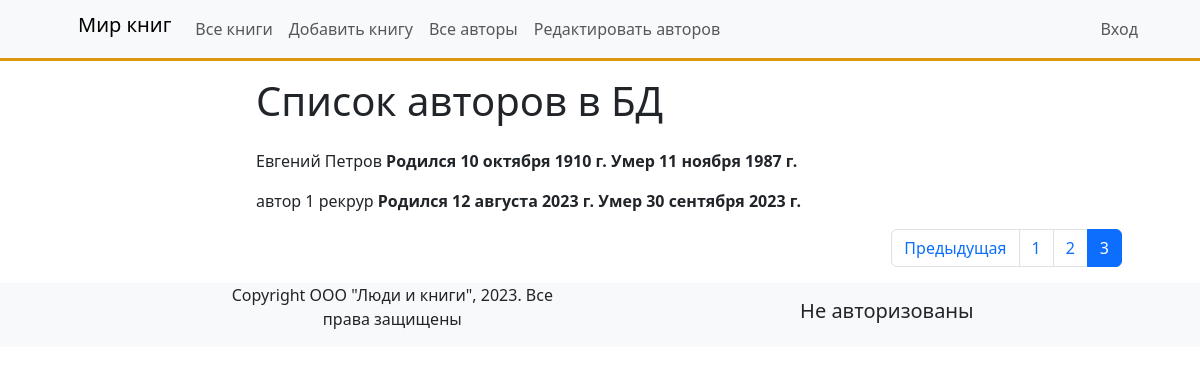
/authors/?page=3, run on an earlier commit of the app's database.
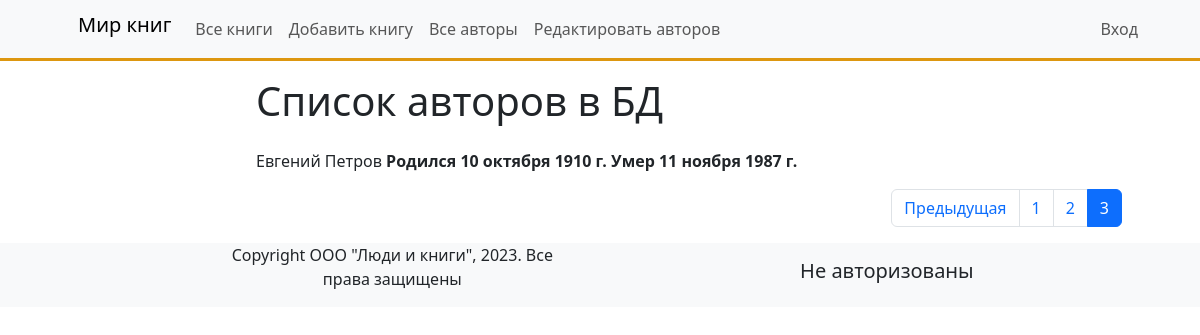
And on a later commit of the database.
### catalog/models.py (models this page shows)
class Author(models.Model):
    first_name = models.CharField(max_length=100, help_text='Введите имя автора',
                                  verbose_name='Имя автора')
    last_name = models.CharField(max_length=100, help_text='Введите фамилию автора',
                                 verbose_name='Фамилия автора')
    date_of_birth = models.DateField(help_text='Введите дату рождения', verbose_name='Дата рождения',
                                     null=True, blank=True)
    date_of_death = models.DateField(help_text='Введите дату смерти', verbose_name='Дата смерти',
                                     null=True, blank=True)
    def __str__(self):
        return f'{self.first_name} {self.last_name}'
    class Meta:
        verbose_name = 'Автор'
        verbose_name_plural = 'Авторы'

### catalog/views.py (the view)
# urls.py: path('authors/', views.AuthorListView.as_view(), name='authors'),
class AuthorListView(ListView):
    model = Author
    template_name = 'author_list.html'
    paginate_by = 2
    def get_context_data(self, *, object_list=None, **kwargs):
        print(self.request.get_full_path())
        context = ListView.get_context_data(self, **kwargs)
        print(context)
        return context

### catalog/templates/author_list.html
{% extends 'base.html' %}
{% block content %}
<div class="container px-5">
    <div class="row justify-content-center">
        <div class="col-8">
            <h1 class="py-3">Список авторов в БД</h1>
            {% if author_list %}
                {% for author in author_list %}
                    <p>{{ author.first_name }} {{ author.last_name }}
                    <strong>Родился {{ author.date_of_birth }}</strong>
                    <strong>Умер {{ author.date_of_death }}</strong></p>
                {% endfor %}
            {% else %}
                <p>В базе данных нет авторов</p>
            {% endif %}
        </div>
    </div>
</div>
{% endblock %}

### templates/base.html
    {% include 'include/header.html' %}
    {% block content %}{% endblock %}
    {% include 'include/pagination.html' %}
    {% include 'include/footer.html' %}

### templates/include/header.html (shortened to what this page needs)
<!DOCTYPE html>
<html lang="ru">
<head>
    {% load django_bootstrap5 %}
    {% bootstrap_css %}
    {% load static %}
    <link rel="stylesheet" href="{% static 'css/style.css' %}">
</head>
<body>
{% block header %}
    <header class="container-fluid bg-light">
        <div class="container">
            <nav class="navbar navbar-expand-lg">
                <div class="container-fluid">
                    <a class="navbar-brand h1" href="{% url 'catalog:index' %}"><img
                            src="{% static 'images/shop-icon.svg' %}" alt="" class="img-logo my-2 me-4">Мир книг</a>
                    <div class="collapse navbar-collapse" id="navbarNav">
                        <ul class="navbar-nav">
                            <li class="nav-item">
                                <a class="nav-link" aria-current="page" href="{% url 'catalog:books' %}">Все книги</a>
                            </li>
                            <li class="nav-item">
                                <a class="nav-link" href="{% url 'catalog:book_create' %}">Добавить книгу</a>
                            </li>
                            <li class="nav-item">
                                <a class="nav-link" href="{% url 'catalog:authors' %}">Все авторы</a>
                            </li>
                            <li class="nav-item">
                                <a href="{% url 'catalog:authors-add' %}" class="nav-link ">Редактировать авторов</a>
                            </li>
                        </ul>
                    </div>
                    <ul class="navbar-nav justify-content-end">
                        <li class="nav-item">
                            {% if not user.is_authenticated %}
                                <a class="nav-link" href="{% url 'login' %}">Вход</a>
                            {% else %}
                                <a class="nav-link" href="{% url 'logout' %}">Выход</a>
                                </li>
                                <li class="nav-item">
                                    <a class="nav-link" href="{% url 'catalog:my-borrowed' %}">Мои заказы</a>
                                </li>
                            {% endif %}
                    </ul>
                </div>
            </nav>
        </div>
    </header>
{% endblock %}

### templates/include/pagination.html (shortened to what this page needs)
    {% block pagination %}
        {% if is_paginated %}
            <div class="container px-5">
                <nav>
                  <ul class="pagination justify-content-end">
                      {% if page_obj.has_previous %}
                          <li class="page-item">
                            <a class="page-link" href="{{ request.path }}?page={{ page_obj.previous_page_number }}">Предыдущая</a>
                         </li>
                      {% endif %}
                    {% for p in paginator.page_range %}
                        <li class="page-item"><a class="page-link {% if p == page_obj.number %}active{% endif %} "
                                                 href="{{ request.path }}?page={{ p }}">{{ p }}</a></li>
                    {% endfor %}
                  </ul>
                </nav>
            </div>
        {% endif %}
    {% endblock %}

### templates/include/footer.html
{% block footer %}
    <footer class="container-fluid bg-light">
        <div class="container px-5">
            <div class="row justify-content-evenly">
                <div class="col-4 text-center align-items-center">
                    {% block copyright %}
                        <p>Copyright ООО "Люди и книги", 2023. Все права защищены</p>
                    {% endblock %}
                </div>
                <div class="col-3 align-self-center text-end">
                    {% block now_user %}
                        {% if user.is_authenticated %}
                            <p class="h5">{{ user.username }}</p>
                        {% else %}
                            <p class="h5">Не авторизованы</p>
                        {% endif %}
                    {% endblock %}
                </div>
            </div>
        </div>
    </footer>
{% endblock %}
</body>
</html>

### static/css/style.css (style rules this page uses)
header { border-bottom: #dd9710 3px solid; }

What changed in the data, as far as the page shows it:
removed Author: first_name "автор 1", last_name "рекрур", date_of_birth "12 августа 2023 г.", date_of_death "30 сентября 2023 г."
